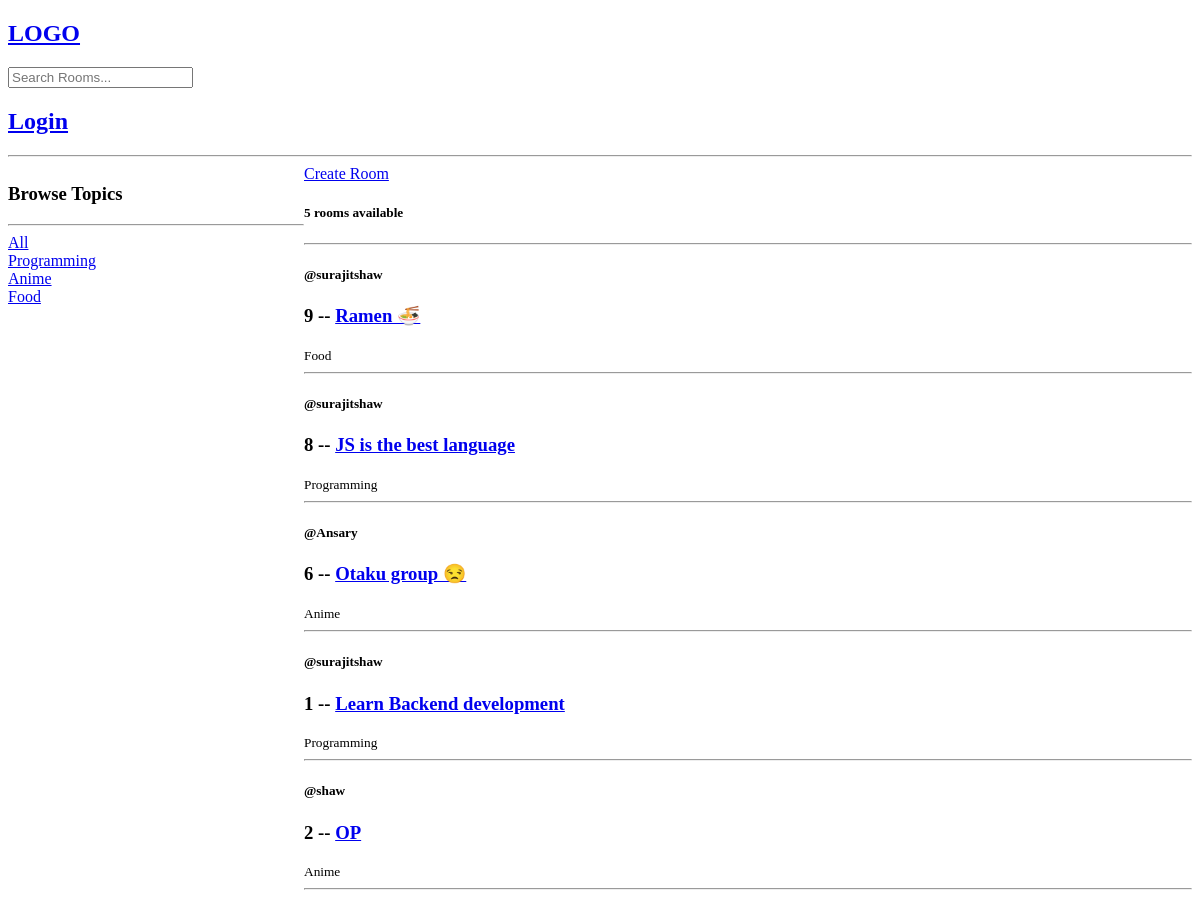
The app's page /, older data.
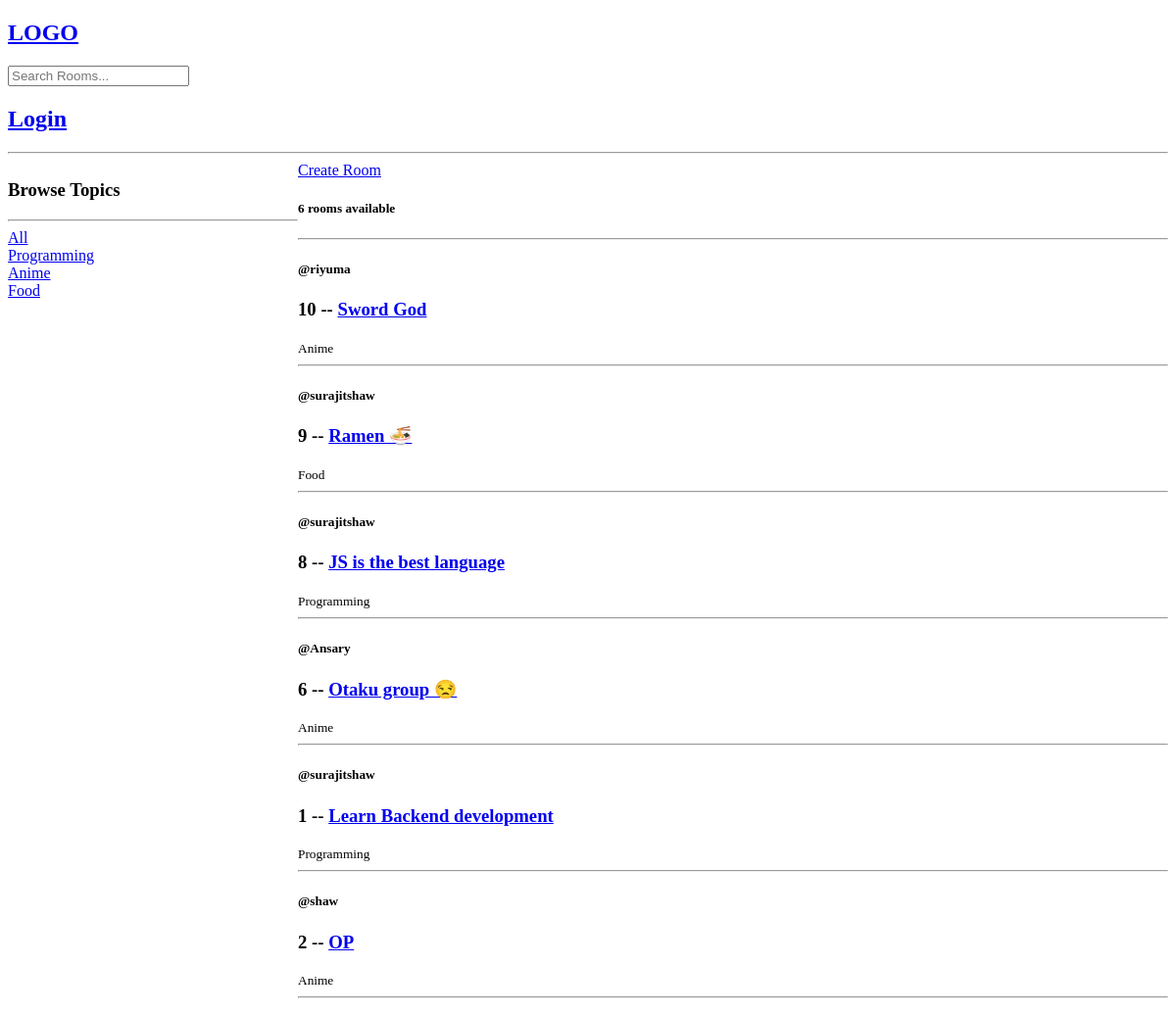
The same page, newer data.
### base/models.py (models this page shows, shortened)
class Topic(models.Model):
    name = models.CharField(max_length=200)

class Room(models.Model):
    host = models.ForeignKey(User, on_delete=models.SET_NULL, null=True)
    topic = models.ForeignKey(Topic, on_delete=models.SET_NULL, null=True)
    participants = models.ManyToManyField(User, blank=True, related_name='participants')
    name = models.CharField(max_length=200)
    description = models.TextField(null=True, blank=True)
    created_at = models.DateTimeField(auto_now_add=True)
    updated_at = models.DateTimeField(auto_now=True)
    class Meta:
        ordering = ('-updated_at','-created_at')

### base/views.py (the view)
# urls.py: path('', views.home, name='home'),
def home(request):
    q = request.GET.get('q') if request.GET.get('q') != None else ''
    rooms = Room.objects.filter(
        Q(topic__name__icontains=q) |
        Q(name__icontains=q) |
        Q(description__icontains=q)
    )
    topics = Topic.objects.all()
    room_count = rooms.count()
    return render(request, 'home.html', {'rooms': rooms, 'topics': topics, 'room_count': room_count})

### templates/home.html (shortened to what this page needs)
{% extends 'main.html' %}
{% block content %}
<div class="home-container">
  <div>
    <h3>Browse Topics</h3>
    <hr>
    <div>
      <a href="{% url 'home' %}">All</a>
    </div>
    {% for topic in topics %}
    <div>
      <a href="{% url 'home' %}?q={{topic.name}}">{{topic.name}}</a>
    </div>
    {% endfor %}
  </div>
  <div>
    <a href={% url 'create-room' %}>Create Room</a>
    <h5>{{ room_count }} rooms available</h5>
  <hr>
  {% for room in rooms %}
  <div>
    <h5>@{{room.host.username}}</h5>
    <h3>{{room.id}} -- <a href="room/{{room.id}}/">{{room.name}}</a></h3>
    <small>{{room.topic.name}}</small>
    <hr>
  </div>
  {% endfor %}
  </div>
</div>
{% endblock content %}

Row changes from the older to the newer data that the page shows:
added Room: host.username "riyuma", id "10", name "Sword God", topic.name "Anime"
Text that changed along with them:
{{ room_count }}: "5" → "6"
